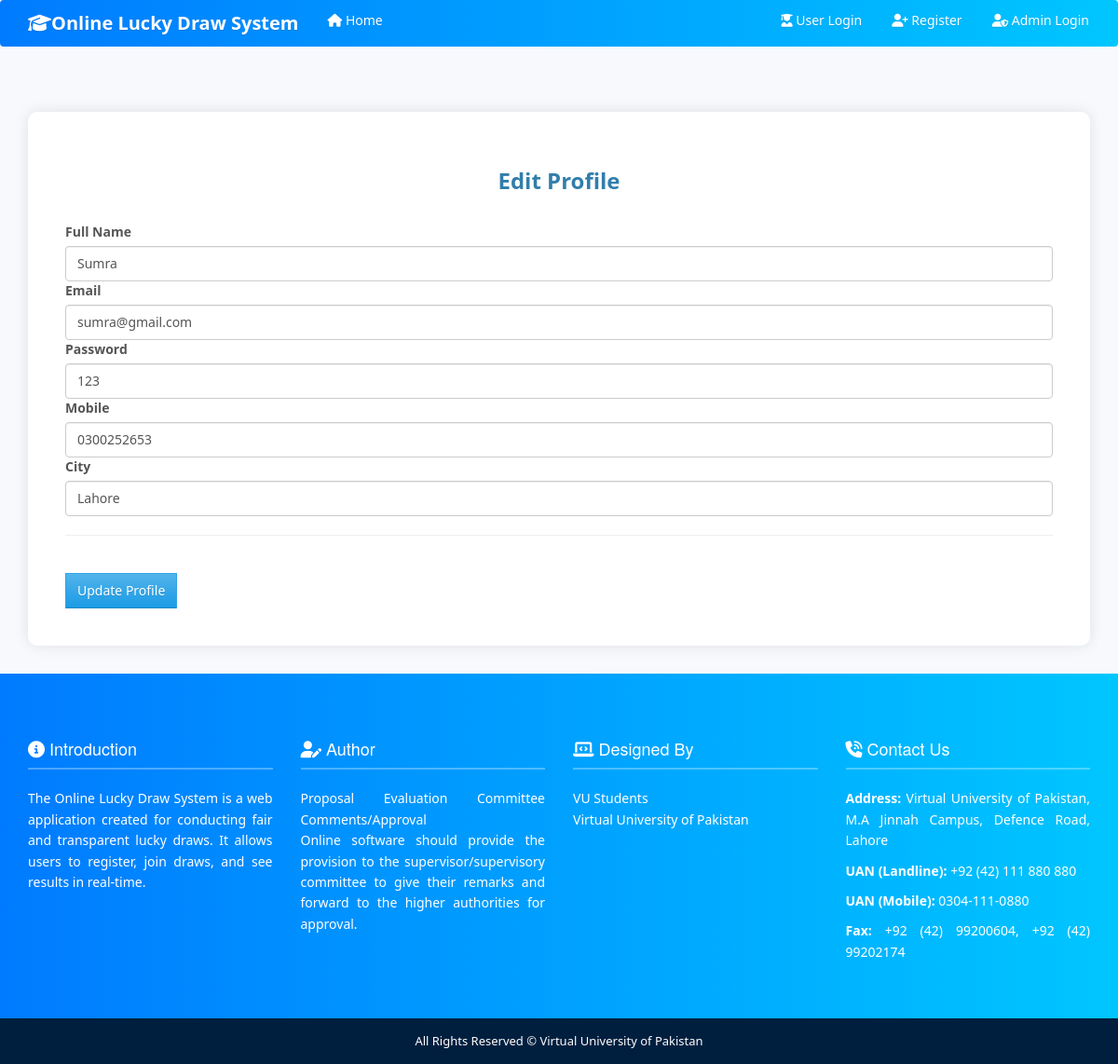
The page /edit_users.php?edit=20 on the database its author committed.
### tables this page shows
CREATE TABLE IF NOT EXISTS `users` (
  `id` int(11) NOT NULL AUTO_INCREMENT,
  `name` varchar(200) NOT NULL,
  `email` varchar(202) NOT NULL,
  `password` varchar(250) NOT NULL,
  `mobile` varchar(212) NOT NULL,
  `city` varchar(213) NOT NULL,
  `type` varchar(32) NOT NULL,
  `status` varchar(32) NOT NULL DEFAULT 'Pending',
  `date` datetime NOT NULL DEFAULT CURRENT_TIMESTAMP,
  `graduation_year` varchar(10) DEFAULT NULL,
  `degree` varchar(100) DEFAULT NULL,
  `student_id` varchar(50) DEFAULT NULL,
  `occupation` varchar(100) DEFAULT NULL,
  `contact_details` text,
  `current_course` varchar(100) DEFAULT NULL,
  `year_of_study` varchar(50) DEFAULT NULL,
  `interests` text,
  PRIMARY KEY (`id`)
);

### edit_users.php (the view, shortened to what this page needs)
<?php
include("header.php");
include("sidebar.php");
?>
<div class="container">
    <div class="row justify-content-center">
        <div class="col-md-12">
            <?php
            if (isset($_GET['edit'])) {
                $edit_id = $_GET['edit'];
                $qry = "SELECT * FROM users WHERE id='$edit_id'";
                $run = mysqli_query($con, $qry);
                if ($run && mysqli_num_rows($run) > 0) {
                    $row = mysqli_fetch_assoc($run);
                    extract($row);
                }
            }
            ?>
            <form method="post" class="form-container">
                <h3 class="form-heading">Edit Profile</h3>
                <div class="mb-3">
                    <label class="form-label">Full Name</label>
                    <input type="text" name="name" class="form-control" value="<?php echo $name; ?>" required>
                </div>
                <div class="mb-3">
                    <label class="form-label">Email</label>
                    <input type="email" name="email" class="form-control" value="<?php echo $email; ?>" required>
                </div>
                <div class="mb-3">
                    <label class="form-label">Password</label>
                    <input type="text" name="password" class="form-control" value="<?php echo $password; ?>" required>
                </div>
                <div class="mb-3">
                    <label class="form-label">Mobile</label>
                    <input type="text" name="mobile" class="form-control" value="<?php echo $mobile; ?>" required>
                </div>
                <div class="mb-3">
                    <label class="form-label">City</label>
                    <input type="text" name="city" class="form-control" value="<?php echo $city; ?>" required>
                </div>
                <hr>
                <br>
                <div class="d-grid">
                    <button type="submit" name="register" class="btn btn-primary">Update Profile</button>
                </div>
            </form>
        </div>
    </div>
</div>
<?php
include("footer.php");
?>

### assets/css/style.css (style rules this page uses)
.btn { border-radius:0 !important; }

### sidebar.php (style rules this page uses)
body { font-family: 'Segoe UI', sans-serif; background-color: #f7f9fc; }

### edit_users.php (style rules this page uses)
.form-container { background: #fff; padding: 40px; border-radius: 10px; box-shadow: 0 0 15px rgba(0,0,0,0.1); margin-top: 50px; }
.form-heading { font-family: 'Segoe UI', sans-serif; font-weight: bold; text-align: center; margin-bottom: 30px; }

### rows shown on the page
users: name "Sumra", email "sumra@gmail.com", password "123", mobile "0300252653", city "Lahore"
